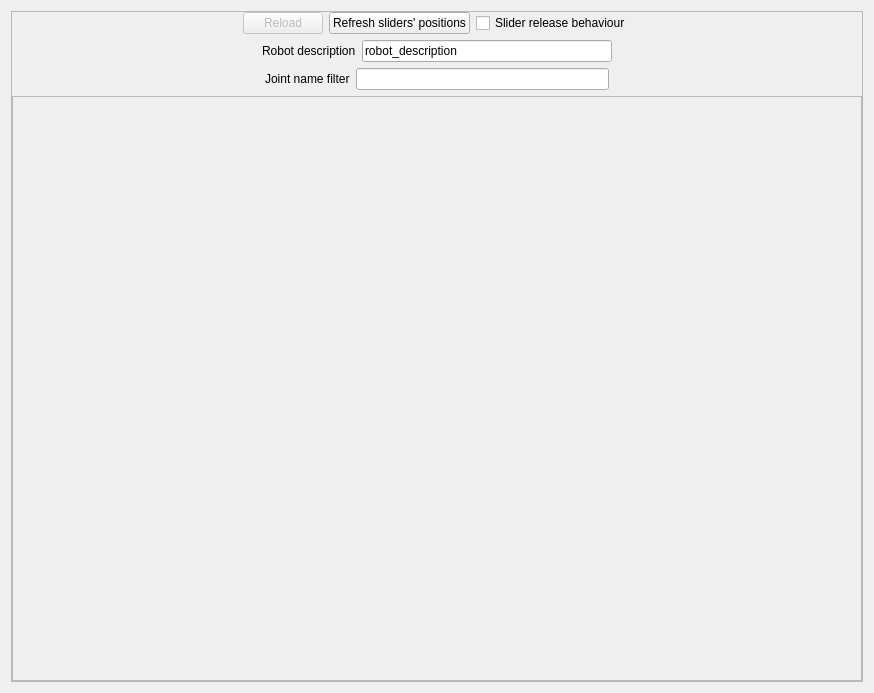
<?xml version="1.0" encoding="UTF-8"?>
<ui version="4.0">
 <class>JointSliderDockWidget</class>
 <widget class="QWidget" name="JointSliderDockWidget">
  <property name="geometry">
   <rect>
    <x>0</x>
    <y>0</y>
    <width>874</width>
    <height>693</height>
   </rect>
  </property>
  <property name="sizePolicy">
   <sizepolicy hsizetype="Preferred" vsizetype="Preferred">
    <horstretch>0</horstretch>
    <verstretch>0</verstretch>
   </sizepolicy>
  </property>
  <property name="windowTitle">
   <string>Joint Slider</string>
  </property>
  <property name="autoFillBackground">
   <bool>true</bool>
  </property>
  <layout class="QGridLayout" name="gridLayout_2">
   <item row="0" column="0">
    <layout class="QGridLayout" name="gridLayout">
     <item row="0" column="0">
      <widget class="QFrame" name="frame">
       <property name="frameShape">
        <enum>QFrame::StyledPanel</enum>
       </property>
       <property name="frameShadow">
        <enum>QFrame::Raised</enum>
       </property>
       <layout class="QVBoxLayout" name="verticalLayout_2">
        <property name="margin">
         <number>0</number>
        </property>
        <item>
         <layout class="QHBoxLayout" name="horizontalLayout_2">
          <property name="spacing">
           <number>6</number>
          </property>
          <item>
           <spacer name="horizontalSpacer">
            <property name="orientation">
             <enum>Qt::Horizontal</enum>
            </property>
            <property name="sizeHint" stdset="0">
             <size>
              <width>40</width>
              <height>20</height>
             </size>
            </property>
           </spacer>
          </item>
          <item>
           <widget class="QPushButton" name="reloadButton">
            <property name="enabled">
             <bool>false</bool>
            </property>
            <property name="text">
             <string>Reload</string>
            </property>
           </widget>
          </item>
          <item>
           <widget class="QPushButton" name="refreshButton">
            <property name="text">
             <string>Refresh sliders' positions</string>
            </property>
           </widget>
          </item>
          <item>
           <widget class="QCheckBox" name="sliderReleaseCheckBox">
            <property name="toolTip">
             <string>&lt;html&gt;&lt;head/&gt;&lt;body&gt;&lt;p&gt;If checked the sliders have to be released to send a command.&lt;/p&gt;&lt;p&gt;If unckecked dragging the slider will send commands along the path.&lt;/p&gt;&lt;p&gt;It only affects position sliders (position controllers running).&lt;/p&gt;&lt;/body&gt;&lt;/html&gt;</string>
            </property>
            <property name="text">
             <string>Slider release behaviour</string>
            </property>
           </widget>
          </item>
          <item>
           <spacer name="horizontalSpacer_2">
            <property name="orientation">
             <enum>Qt::Horizontal</enum>
            </property>
            <property name="sizeHint" stdset="0">
             <size>
              <width>40</width>
              <height>20</height>
             </size>
            </property>
           </spacer>
          </item>
         </layout>
        </item>
        <item>
         <layout class="QHBoxLayout" name="horizontalLayout_3">
          <item>
           <spacer name="horizontalSpacer_4">
            <property name="orientation">
             <enum>Qt::Horizontal</enum>
            </property>
            <property name="sizeHint" stdset="0">
             <size>
              <width>40</width>
              <height>20</height>
             </size>
            </property>
           </spacer>
          </item>
          <item>
           <widget class="QLabel" name="label">
            <property name="text">
             <string>Robot description</string>
            </property>
           </widget>
          </item>
          <item>
           <widget class="QLineEdit" name="robot_description_edit">
            <property name="text">
             <string>robot_description</string>
            </property>
           </widget>
          </item>
          <item>
           <spacer name="horizontalSpacer_3">
            <property name="orientation">
             <enum>Qt::Horizontal</enum>
            </property>
            <property name="sizeHint" stdset="0">
             <size>
              <width>40</width>
              <height>20</height>
             </size>
            </property>
           </spacer>
          </item>
         </layout>
        </item>
        <item>
         <layout class="QHBoxLayout" name="horizontalLayout_4">
          <item>
           <spacer name="horizontalSpacer_5">
            <property name="orientation">
             <enum>Qt::Horizontal</enum>
            </property>
            <property name="sizeHint" stdset="0">
             <size>
              <width>40</width>
              <height>20</height>
             </size>
            </property>
           </spacer>
          </item>
          <item>
           <widget class="QLabel" name="label_2">
            <property name="text">
             <string>Joint name filter</string>
            </property>
           </widget>
          </item>
          <item>
           <widget class="QLineEdit" name="joint_name_filter_edit"/>
          </item>
          <item>
           <spacer name="horizontalSpacer_6">
            <property name="orientation">
             <enum>Qt::Horizontal</enum>
            </property>
            <property name="sizeHint" stdset="0">
             <size>
              <width>40</width>
              <height>20</height>
             </size>
            </property>
           </spacer>
          </item>
         </layout>
        </item>
        <item>
         <widget class="QScrollArea" name="scrollArea">
          <property name="widgetResizable">
           <bool>true</bool>
          </property>
          <widget class="QWidget" name="scrollAreaWidgetContents">
           <property name="geometry">
            <rect>
             <x>0</x>
             <y>0</y>
             <width>850</width>
             <height>564</height>
            </rect>
           </property>
           <property name="minimumSize">
            <size>
             <width>0</width>
             <height>0</height>
            </size>
           </property>
           <layout class="QHBoxLayout" name="horizontalLayout">
            <property name="spacing">
             <number>3</number>
            </property>
            <property name="sizeConstraint">
             <enum>QLayout::SetNoConstraint</enum>
            </property>
            <property name="margin">
             <number>0</number>
            </property>
           </layout>
          </widget>
         </widget>
        </item>
       </layout>
      </widget>
     </item>
    </layout>
   </item>
  </layout>
 </widget>
 <resources/>
 <connections/>
</ui>
